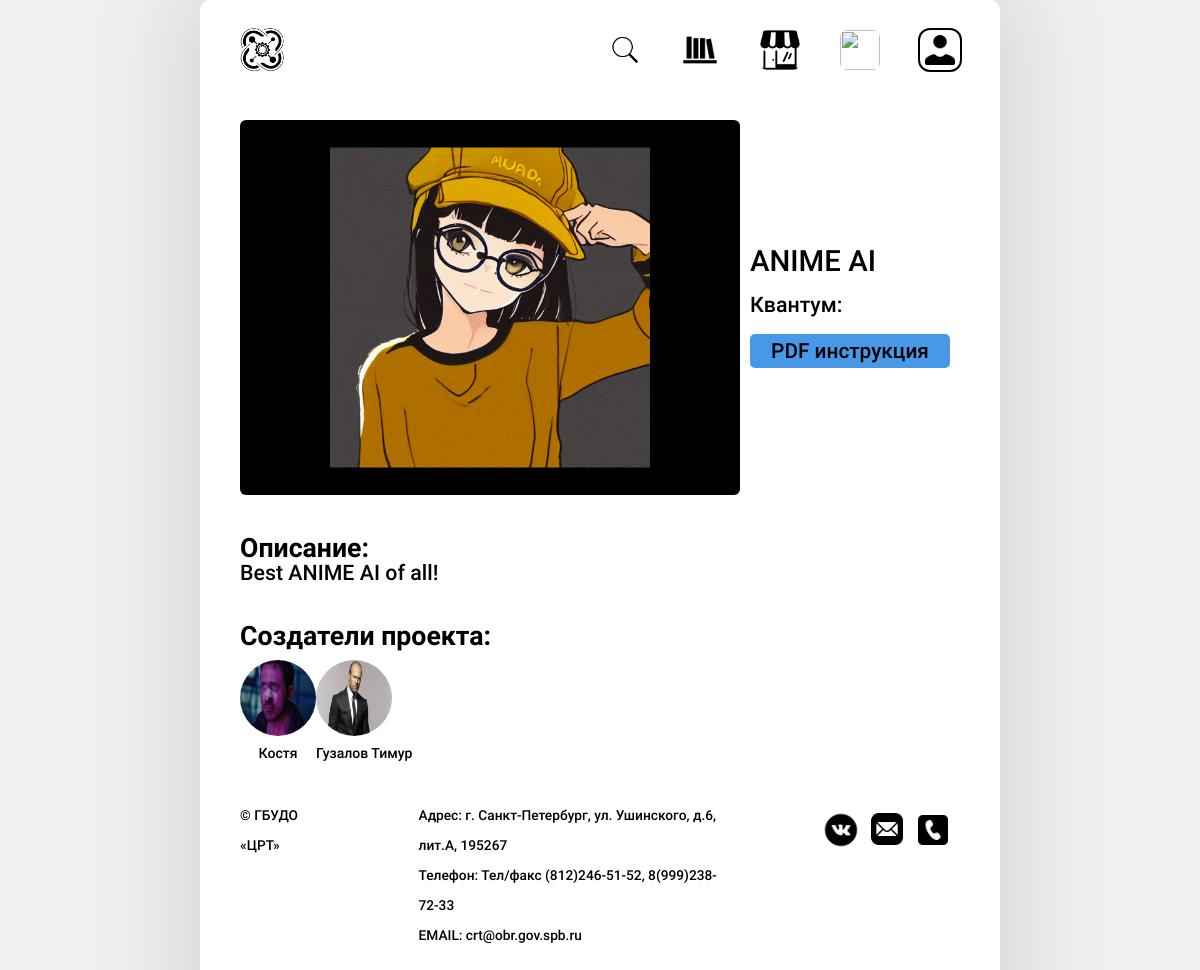
Page /project/9/ on the committed database.
### base/models.py (models this page shows, shortened)
class Account(models.Model):
    name = models.CharField(max_length=80)
    description = models.CharField(max_length=200)
    tag = models.CharField(max_length=20, verbose_name="Tag", unique=True)
    photo = models.ImageField(upload_to='photos/%Y/%m/%d/')
    age = models.IntegerField()
    email = models.EmailField(max_length=200)
    time_created = models.DateTimeField(auto_now_add=True)
    rank = models.IntegerField(default=0)
    login = models.CharField(max_length=40)
    password = models.CharField(max_length=40)
    score = models.IntegerField(default=0)
    contact = models.CharField(max_length=80, null=True)
    size = models.CharField(max_length=10)
    city = models.CharField(max_length=255, default="none")
    favorite = models.ManyToManyField(Competitions, null=True, blank=True)
    buys = models.ManyToManyField(Buy, null=True)
    class Meta:
        unique_together = ('email', 'login', 'password', 'age', 'name')

class Project(models.Model):
    kvantumType = models.TextChoices('kvantumType',
                                     'VR IT MEDIA IND-DESIGN ENERGY BIO NEURO NANO HI-TECH GEO AERO IND-ROBO')
    name = models.CharField(max_length=200, verbose_name="Название")
    kvantum = models.CharField(choices=kvantumType.choices, max_length=10, verbose_name="Квантум")
    face = models.ImageField(upload_to='images/', verbose_name="Лицевое изображение")
    description = models.TextField(verbose_name="Описание проекта")
    image = models.ManyToManyField("Image", null=True, blank=True, verbose_name="Дополнительные изображения")
    creators = models.ManyToManyField("Account", verbose_name="Создатели проекта", related_name="projects")
    comments = models.ManyToManyField(Comment, blank=True)
    PDFdescription = models.FileField(upload_to ='pdf/', validators =[FileExtensionValidator(allowed_extensions=['pdf'])], null=True, blank=True)
    contact = models.CharField(max_length=200, verbose_name="Контакты", null=True)

### base/views.py (the view)
# urls.py: path('project/<str:pk>/', views.project, name="project"),
def project(request, pk):
    if "id" in request.session:
        id_per = int(request.session['id'])
        type_acc = request.session['type']
        if type_acc=="teacher":
            tt = True
            account = Teacher.objects.get(id=id_per)
        else:
            tt = False
            account = Account.objects.get(id=id_per)
    else:
        tt = False
        id_per = 2
        account = Account.objects.get(id=id_per)
    project = Project.objects.get(id=pk)
    coun = project.comments.count()
    images = Image.objects.all()
    context = {'project': project,
               'images': images,
               'account': account,
               'type': tt,
               'coun': coun}
    return render(request, 'base/project.html', context)

### base/templates/base/project.html (shortened to what this page needs)
{% extends 'main.html' %}
{% load static %}
{% block content %}
<div class="infoblock project project-whole" style="justify-content: left;">
    <div class="project-title">
        <img class="project-title-image" src="{{project.face.url}}"></img>
        <div class="project-description">
            <div class="project-description-title">
                {{project.name}}
            </div>
            <div class="project-description-kvantum">
                Квантум: {{project.kvantum}}
            </div>
            <button class="project-pdf" type="button">
                <p class="project-pdf-text">
                    <a href="{{project.PDFdescription.url}}"  target="_blank">PDF инструкция</a>
                </p>
            </button>
        </div>
    </div>
    <div class="infodiv">
        <p style="font-family: 'RobotoBold'; font-size: 20pt;" class="project-p">Описание:</p>
        <p style="font-family: 'RobotoMedium'; font-size: 16pt;" class="project-p">{{project.description}}</p>
    </div>
    <div class="projects-creators">
        <p style="font-family: 'RobotoBold'; font-size: 20pt;" class="project-p-creators">Создатели проекта:</p>
        <div class="creators-list">
            {% for creator in project.creators.all %}
                <div class="creator-block">
                    <img class="creator-avatar" src="{{creator.photo.url}}"></img>
                    <div class="creator-name">{{creator.name}}</div>
                </div>
            {% endfor %}
        </div>
    </div>
</div>
{% endblock content %}

### templates/main.html (shortened to what this page needs)
<!DOCTYPE html>
{% load static %}
<head>
	<link href = "{% static 'fonts/stylesheet.css' %}" rel = "stylesheet" type = "text/css" >
	<link rel="stylesheet" type="text/css" href="{% static 'css/style.css' %}">
	<link rel="stylesheet" type="text/css" href="{% static 'css/project.css' %}">
	<link rel="stylesheet" type="text/css" href="{% static 'css/style2.css' %}">
</head>
<body id="body">
	<div class="container shadow_bc">
		<header>
			<a class="main_kvantorium_ico" href="{% url 'home' %}"><img src="{% static 'img/logo.svg' %}" class="logo"></a>
			<nav id="navbar" class="go_right">
				<div class="header__buttons">
					<form {% if competition %} action="{% url 'competitions' %}" {%else%} action="{% url 'projects' %}" {% endif %}method="get" class="search" id="search">
						<button style="height: 30px; width: 30px" type="button" id="search_button"><img src="{% static 'img/search.png' %}" style="height: 30px;"  alt=""></button>
					</form>
					<a href="/projects/"><img class="shop-avatar" style=" width: 40px; height: 40px;" src="{% static 'img/projects.svg'%}" alt="" srcset=""></a>
					<a href="/shop/"><img class="shop-avatar" style=" width: 40px; height: 40px;" src="{% static 'img/shop_icon.png'%}" alt="" srcset=""></a>
					<a href="/competitions/"><img class="shop-avatar" style=" width: 40px; height: 40px;" src="{% static 'img/competitions.svg'%}" alt="" srcset=""></a>
					<a href="/login/">
						{% if account.photo.url %}
							<img class="account-info__avatar" style="width: 40px; height: 40px; " src="{{account.photo.url}}" alt="" srcset="">
						{% else %}
							<img class="shop-avatar" style="width: 40px; height: 40px; box-shadow: 0 0 0 2px black;" src="{% static 'img/person.png' %}" alt="" srcset="">
						{% endif %}</a>
				</div>
			</nav>
			</header>
		{% block content %}
		{% endblock content %}
		{% include 'footer.html' %}
	</div>
</body>

### base/static/css/style.css (style rules this page uses)
button { background-color: #00000000; }
* { color: rgb(0, 0, 0); font-family: 'RobotoMedium'; font-style: normal; padding: 0; margin: 0; border: 0; }
*,*:before,*:after { -moz-box-sizing: border-box; -webkit-box-sizing: border-box; box-sizing: border-box; }
nav,footer,header,aside { display: block; }
html,body { background-color: #f0f0f0; height: 100%; width: 100%; font-size: 100%; line-height: 1; font-size: 14px; -ms-text-size-adjust: 100%; -moz-text-size-adjust: 100%; -webkit-text-size-adjust: 100%; }
input,button,textarea { font-family:inherit; }
button { cursor: pointer; }
a, a:visited { background-color: #00000000 ;text-decoration: none; }
img { vertical-align: top;pointer-events: none; }
.main_kvantorium_ico { margin: 0; height: 100%; width: 100%; align-self: center; }
.container { margin: 0px 220px 0; background-color: #ffffff; border: 40px white solid; border-top-width: 0px; border-bottom-width: 0px; border-radius: 10px; box-shadow: 20px 20px 20px 20px black; padding: 0 0 14px 0; }
.shadow_bc { -webkit-box-shadow: 0px 0px 93px 16px rgba(94, 107, 116, 0.2); -moz-box-shadow: 0px 0px 93px 16px rgba(94, 107, 116, 0.2); box-shadow: 0px 0px 93px 16px rgba(94, 107, 116, 0.2); }
header { justify-content: space-between; display: flex; padding: 20px 0 0 0; margin: 0; color: rgb(0, 0, 0); }
.logo { height: 113px; }
.header__buttons { display: flex; flex-direction: row; align-items: center; }
.header__buttons * { margin-left: calc(var(--index) * 1); border-radius: 7px; }
.project-p { font-size: 15pt; }
a { z-index: 7; opacity: 1; position: relative; background-color: rgba(0, 0, 0, 0); font-size: 130%; margin: 10px 0; }
p { background-color: rgba(0, 0, 0, 0); }
.infoblock { margin-top: 10px; display: flex; justify-content: center; flex-wrap: wrap; }
.project { -webkit-animation-duration: 1.2s; animation-duration: 1.2s; -webkit-animation-fill-mode: both; animation-fill-mode: both; -webkit-animation-name: fadeOut; animation-name: fadeOut; flex-wrap: nowrap; }
.infodiv { margin-top: 40px; width: 90%; }
@media (max-width: 1440px) { .container { margin: 10px 200px 0; } }

### base/static/css/style2.css (style rules this page uses)
* { padding: 0; margin: 0; box-sizing: border-box; font-family: 'RobotoMedium'; color: black; }
.logo { height: 50px; }
.search { z-index: 9999; position: relative; left: 0; display: flex; align-items: center; transition: 0.4s; }
#search_button { transform: rotate(0deg); transition: 0.3s; margin-left: 0; }
.search > button > img { margin-left: 0; }
.account-info__avatar { box-shadow: 0 0 0 2px rgb(0, 0, 0); width: calc(var(--index) * 12); max-width: 300px; border-radius: 10px; }
.go_right { right: -100px !important; }
@media (max-width: 1440px) { .container { margin: 0px 200px 0; } }
.project-whole { flex-direction: column; }
.project-title { display: flex; flex-direction: row; align-items: center; margin-top: 30px; }
.project-title-image { width: 500px; border-radius: 6px; object-fit: cover; }
.project-description { display: flex; flex-direction: column; margin-left: 10px; justify-content: space-around; height: 140px; }
.project-description-title { font-size: 22pt; }
.project-description-kvantum { font-size: 16pt; }
.project-pdf { background-color: #4898e8; border-radius: 5px; width: 200px; }
.project-pdf-text { font-family: 'RobotoMedium'; padding: 5px; font-size: 12pt; }
.projects-creators { margin-top: 40px; }
.project-p-creators { margin-bottom: 10px; }
.creators-list { display: flex; }
.creator-block { display: flex; flex-direction: column; justify-content: center; align-content: center; }
.creator-avatar { width: 76px; height: 76px; border-radius: 50%; }
.creator-name { margin-top: 10px; text-align: center; }

### rows in the picture
Account: photo (picture)
Project: face (picture), name "ANIME AI", description "Best ANIME AI of all!"
Account: photo (picture), name "Костя"
Account: photo (picture), name "Гузалов Тимур"
